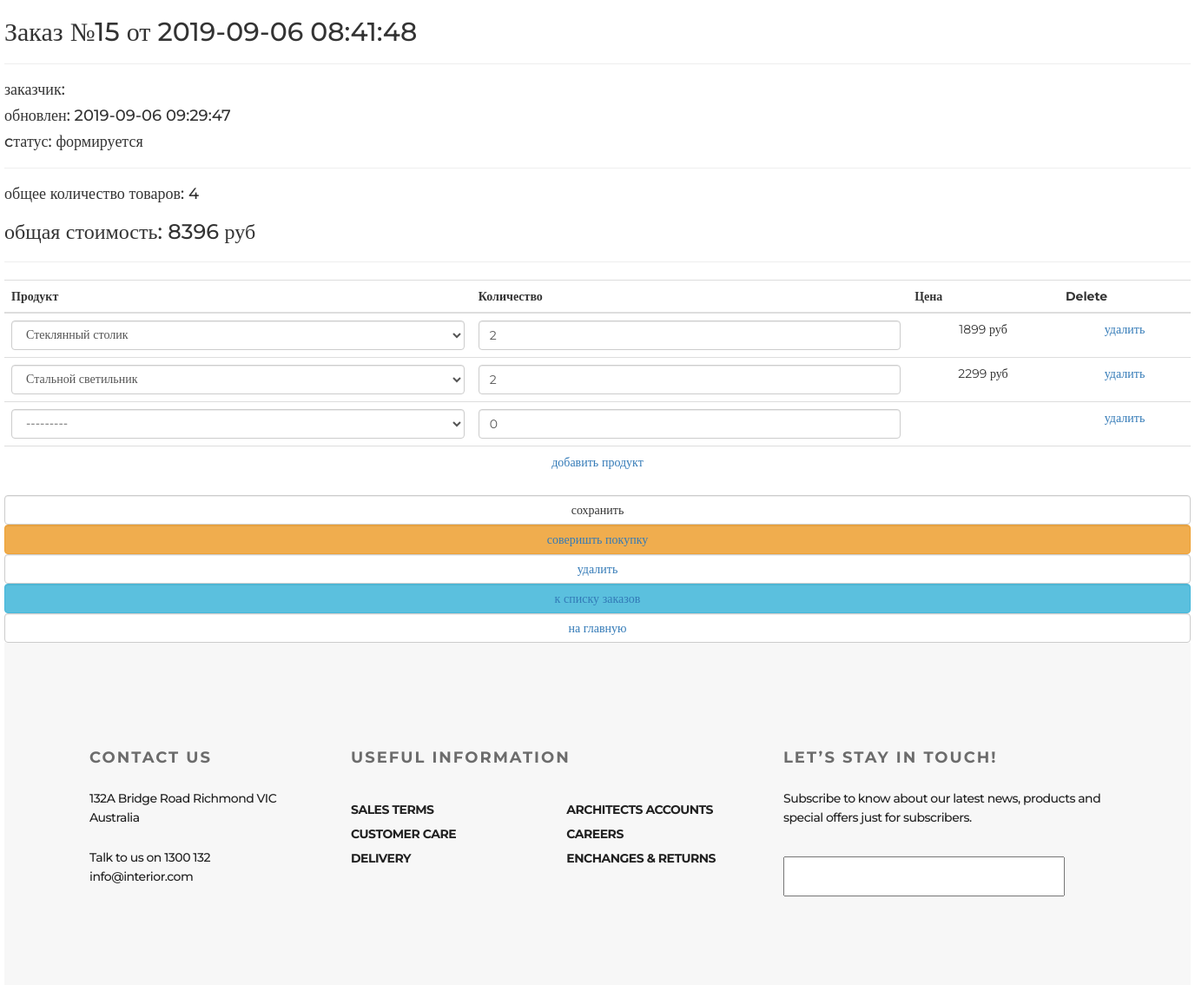
The app's page /order/update/15/ with its own data.
### ordersapp/models.py (models this page shows, shortened)
class Order(models.Model):
    FORMING = 'FM'
    SENT_TO_PROCEED = 'STP'
    PROCEEDED = 'PRD'
    PAID = 'PD'
    READY = 'RDY'
    CANCEL = 'CNC'
    ORDER_STATUS_CHOICES = (
        (FORMING, 'формируется'),
        (SENT_TO_PROCEED, 'отправлен в обработку'),
        (PAID, 'оплачен'),
        (PROCEEDED, 'обрабатывается'),
        (READY, 'готов к выдаче'),
        (CANCEL, 'отменен'),
    )
    user = models.ForeignKey(settings.AUTH_USER_MODEL, on_delete=models.CASCADE)
    created = models.DateTimeField(verbose_name='создан', auto_now_add=True)
    updated = models.DateTimeField(verbose_name='обновлен', auto_now=True)
    status = models.CharField(verbose_name='статус', max_length=3, choices=ORDER_STATUS_CHOICES, default=FORMING)
    is_active = models.BooleanField(verbose_name='активен', default=True)
    class Meta:
        ordering = ('-created',)
        verbose_name = 'заказ'
        verbose_name_plural = 'заказы'
    def get_summary(self):
        items = self.orderitems.select_related()
        return {
                'total_cost': sum(list(map(lambda x: x.quantity * x.product.price, items))),
                'total_quantity': sum(list(map(lambda x: x.quantity, items)))
                }

### ordersapp/views.py (the view, shortened to what this page needs)
# urls.py: path('update/<int:pk>/', ordersapp.OrderItemsUpdate.as_view(), name='order_update'),
class OrderItemsUpdate(UpdateView):
    template_name = 'order_form.html'
    model = Order
    fields = []
    success_url = reverse_lazy('order:orders_list')
    def get_context_data(self, **kwargs):
        data = super(OrderItemsUpdate, self).get_context_data(**kwargs)
        OrderFormSet = inlineformset_factory(Order, OrderItem, form=OrderItemForm, extra=1)
        if self.request.POST:
            data['orderitems'] = OrderFormSet(self.request.POST, instance=self.object)
        else:
            formset = OrderFormSet(instance=self.object)
            for form in formset.forms:
                if form.instance.pk:
                    form.initial['price'] = form.instance.product.price
            data['orderitems'] = formset
        return data

### context_processors/basketProc.py (called while the page is built, shortened)
def basketProc(request):
    print(f'context processor basket works')
    item1 = []
    item2 = []
    item3 = []
    item4 = []
    newbasket = []
    return {'BasketP': newbasket}

### mainapp/models.py (called while the page is built)
    @staticmethod #  статический метод - метод, к которому можно обращаться не через экземпляр класса, а через сам класс
    def get_items():
        return Product.objects.filter(isActive = True).order_by('category', 'name')

    def __str__(self):
        return self.name

### ordersapp/templates/order_form.html (shortened to what this page needs)
{% extends 'orderbase.html' %}
{% load static %}
{% load cache %}
{% block content %}
    {% include 'includes/inc_order_summary.html' %}
    <div class="order_form">
        <form action="" method="post">
            <table class="table">
                {% for form in orderitems.forms %}
                    {% if forloop.first %}
                        <thead>
                        <tr>
                            {% for field in form.visible_fields %}
                                <th class="{% cycle 'td1' 'td2' 'td3' 'td4' %} order formset_td">
                                    {{ field.label|capfirst }}
                                </th>
                            {% endfor %}
                        </tr>
                        </thead>
                    {% endif %}
                    <tr class="formset_row">
                        {% for field in form.visible_fields %}
                            <td class="{% cycle 'td1' 'td2' 'td3' 'td4' %} order formset_td">
                                {% if field.name != 'price' %}
{{ field }}
{% else %}
{% if field.value %}
<span class="orderitems-{{forloop.parentloop.counter0}}-price">
{{ field.value }}
</span> руб
{% endif %}
{% endif %}
                            </td>
                        {% endfor %}
                    </tr>
                {% endfor %}
            </table>
            <button type="submit" value="сохранить" class="btn btn-default btn-round form-control last">сохранить</button>
            {% include 'includes/inc_order_actions.html' %}
        </form>
    </div>
{% endblock %}

### ordersapp/templates/includes/inc_order_summary.html (shortened to what this page needs)
{% if object %}
    <div class="h2">
        Заказ №{{ object.pk }} от {{ object.created|date:"Y-m-d H:i:s" }}
    </div>
    <hr>
    <div class="h4">заказчик: {{ user.last_name }} {{ user.first_name }} </div>
    <div class="h4">обновлен: {{ object.updated|date:"Y-m-d H:i:s" }}</div>
    <div class="h4">cтатус: {{ object.get_status_display }}</div>
    <hr>
	{% with object_summary=object.get_summary %}
    <div class="h4">
        общее количество товаров:
        <span class="order_total_quantity">{{ object_summary.total_quantity }}
        </span>
    </div>
    <div class="h3">
        общая стоимость:
        <span class="order_total_cost">{{ object_summary.total_cost }}
        </span> руб
    </div>
	{% endwith %}
{% endif %}
<hr>

### static/style.css (style rules this page uses)
* { margin: 0; padding: 0; }
.context_basket_table tr, td { text-align: center; }
body { font-family: "Montserrat" }

### records on screen
Order: pk "15", created "2019-09-06 08:41:48", updated "2019-09-06 09:29:47", status "формируется"

### other values on screen
{{ object_summary.total_quantity }} "4"
{{ object_summary.total_cost }} "8396"
{{ field.label|capfirst }} "Продукт" "Количество" "Цена" "Delete"
{{ field.value }} "1899" "2299"
